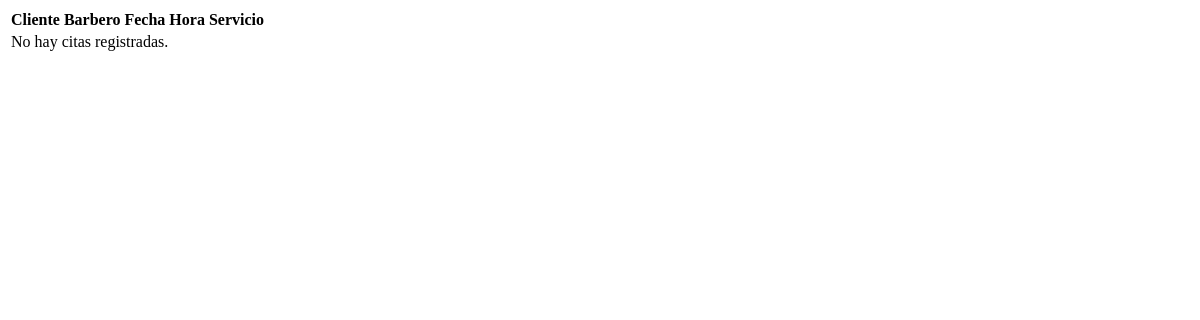
The page /php/listar_citas.php on the database as committed earlier.
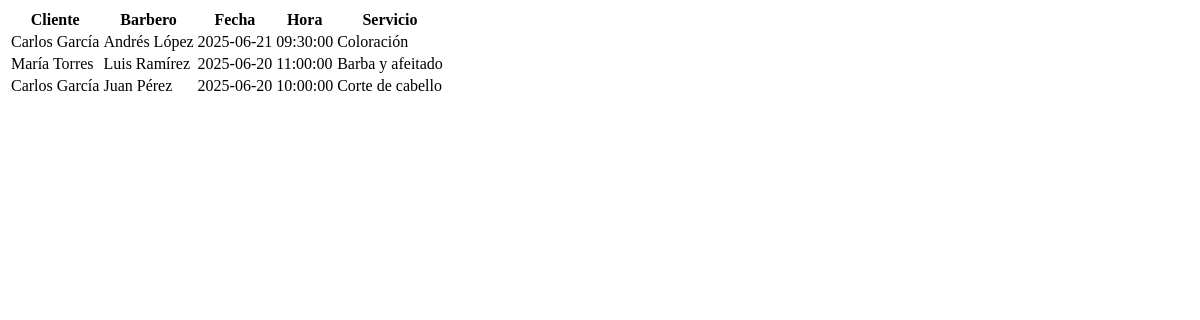
The same page on the database as committed later.
### tables this page shows
CREATE TABLE IF NOT EXISTS citas (
    id INT AUTO_INCREMENT PRIMARY KEY,
    cliente VARCHAR(100) NOT NULL,
    barbero VARCHAR(100) NOT NULL,
    fecha DATE NOT NULL,
    hora TIME NOT NULL,
    servicio VARCHAR(100) NOT NULL
);

### php/listar_citas.php (the view, shortened to what this page needs)
<?php
include "conexion.php";
$sql = "CREATE TABLE IF NOT EXISTS citas (
    id INT AUTO_INCREMENT PRIMARY KEY,
    cliente VARCHAR(100) NOT NULL,
    barbero VARCHAR(100) NOT NULL,
    fecha DATE NOT NULL,
    hora TIME NOT NULL,
    servicio VARCHAR(100) NOT NULL
) ENGINE=InnoDB DEFAULT CHARSET=utf8mb4;";
$conn->query($sql);
$sql = "SELECT cliente, barbero, fecha, hora, servicio FROM citas ORDER BY fecha DESC, hora DESC";
$result = $conn->query($sql);
?>
<table>
    <tr>
        <th>Cliente</th>
        <th>Barbero</th>
        <th>Fecha</th>
        <th>Hora</th>
        <th>Servicio</th>
    </tr>
    <?php if ($result && $result->num_rows > 0): ?>
        <?php while($row = $result->fetch_assoc()): ?>
            <tr>
                <td><?= htmlspecialchars($row['cliente']) ?></td>
                <td><?= htmlspecialchars($row['barbero']) ?></td>
                <td><?= htmlspecialchars($row['fecha']) ?></td>
                <td><?= htmlspecialchars($row['hora']) ?></td>
                <td><?= htmlspecialchars($row['servicio']) ?></td>
            </tr>
        <?php endwhile; ?>
    <?php else: ?>
        <tr><td colspan="5">No hay citas registradas.</td></tr>
    <?php endif; ?>
</table>
<link rel="stylesheet" href="../css/agenda.css">

Rows that differ between the two databases and show on the page:
added citas: cliente "Carlos García", barbero "Andrés López", fecha "2025-06-21", hora "09:30:00", servicio "Coloración"
added citas: cliente "María Torres", barbero "Luis Ramírez", fecha "2025-06-20", hora "11:00:00", servicio "Barba y afeitado"
added citas: cliente "Carlos García", barbero "Juan Pérez", fecha "2025-06-20", hora "10:00:00", servicio "Corte de cabello"
Other text that changed with them:
text no longer shown: "No hay citas registradas."
